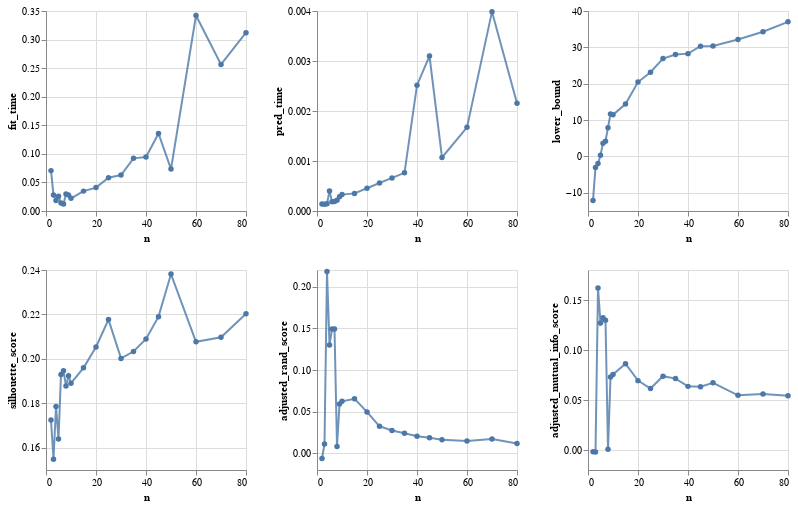

Source (notebook cell):
### Code cell
loan_metric_df = compare_n_values(loan_x_train_transformed, loan_y_train)
plot_gm(loan_metric_df)

### Figure 1 — Vega-Lite specification as saved in the notebook (floating-point values rounded to 4 significant figures)
{"config": {"view": {"continuousWidth": 400, "continuousHeight": 300}}, "repeat": ["fit_time", "pred_time", "lower_bound", "silhouette_score", "adjusted_rand_score", "adjusted_mutual_info_score"], "spec": {"data": {"name": "data-bdd0d531566b15dad2df3b4c55d224a5"}, "mark": {"type": "line", "opacity": 0.8, "point": true}, "encoding": {"x": {"field": "n", "type": "quantitative"}, "y": {"field": {"repeat": "repeat"}, "scale": {"zero": false}, "type": "quantitative"}}, "height": 200, "width": 200}, "columns": 3, "$schema": "https://vega.github.io/schema/vega-lite/v4.17.0.json", "datasets": {"data-bdd0d531566b15dad2df3b4c55d224a5": [{"n": 2, "fit_time": 0.07067, "pred_time": 0.0001421, "silhouette_score": 0.1725, "adjusted_rand_score": -0.006231, "adjusted_mutual_info_score": -0.001795, "lower_bound": -12.08}, {"n": 3, "fit_time": 0.02798, "pred_time": 0.0001361, "silhouette_score": 0.1548, "adjusted_rand_score": 0.01133, "adjusted_mutual_info_score": -0.001982, "lower_bound": -3.012}, {"n": 4, "fit_time": 0.01844, "pred_time": 0.0001459, "silhouette_score": 0.1786, "adjusted_rand_score": 0.2181, "adjusted_mutual_info_score": 0.162, "lower_bound": -1.92}, {"n": 5, "fit_time": 0.02589, "pred_time": 0.0003991, "silhouette_score": 0.164, "adjusted_rand_score": 0.1299, "adjusted_mutual_info_score": 0.1269, "lower_bound": 0.3349}, {"n": 6, "fit_time": 0.01385, "pred_time": 0.0001831, "silhouette_score": 0.193, "adjusted_rand_score": 0.1492, "adjusted_mutual_info_score": 0.1322, "lower_bound": 3.66}, {"n": 7, "fit_time": 0.01235, "pred_time": 0.0001919, "silhouette_score": 0.1946, "adjusted_rand_score": 0.1492, "adjusted_mutual_info_score": 0.1299, "lower_bound": 4.206}, {"n": 8, "fit_time": 0.0296, "pred_time": 0.0002151, "silhouette_score": 0.1878, "adjusted_rand_score": 0.008264, "adjusted_mutual_info_score": 0.0006595, "lower_bound": 7.917}, {"n": 9, "fit_time": 0.0282, "pred_time": 0.0002859, "silhouette_score": 0.1925, "adjusted_rand_score": 0.05908, "adjusted_mutual_info_score": 0.07289, "lower_bound": 11.71}, {"n": 10, "fit_time": 0.02218, "pred_time": 0.0003278, "silhouette_score": 0.1891, "adjusted_rand_score": 0.06245, "adjusted_mutual_info_score": 0.0756, "lower_bound": 11.46}, {"n": 15, "fit_time": 0.03478, "pred_time": 0.0003521, "silhouette_score": 0.196, "adjusted_rand_score": 0.06545, "adjusted_mutual_info_score": 0.08632, "lower_bound": 14.41}, {"n": 20, "fit_time": 0.04094, "pred_time": 0.0004551, "silhouette_score": 0.2054, "adjusted_rand_score": 0.04972, "adjusted_mutual_info_score": 0.06937, "lower_bound": 20.46}, {"n": 25, "fit_time": 0.05818, "pred_time": 0.0005603, "silhouette_score": 0.2177, "adjusted_rand_score": 0.03246, "adjusted_mutual_info_score": 0.06146, "lower_bound": 23.15}, {"n": 30, "fit_time": 0.06284, "pred_time": 0.0006621, "silhouette_score": 0.2002, "adjusted_rand_score": 0.02744, "adjusted_mutual_info_score": 0.0738, "lower_bound": 26.91}, {"n": 35, "fit_time": 0.09216, "pred_time": 0.0007639, "silhouette_score": 0.2033, "adjusted_rand_score": 0.02417, "adjusted_mutual_info_score": 0.07139, "lower_bound": 28.01}, {"n": 40, "fit_time": 0.09449, "pred_time": 0.002516, "silhouette_score": 0.209, "adjusted_rand_score": 0.02061, "adjusted_mutual_info_score": 0.06363, "lower_bound": 28.28}, {"n": 45, "fit_time": 0.1357, "pred_time": 0.003098, "silhouette_score": 0.219, "adjusted_rand_score": 0.01868, "adjusted_mutual_info_score": 0.06329, "lower_bound": 30.32}, {"n": 50, "fit_time": 0.07335, "pred_time": 0.00107, "silhouette_score": 0.2382, "adjusted_rand_score": 0.01621, "adjusted_mutual_info_score": 0.06726, "lower_bound": 30.36}, {"n": 60, "fit_time": 0.3421, "pred_time": 0.001673, "silhouette_score": 0.2077, "adjusted_rand_score": 0.01483, "adjusted_mutual_info_score": 0.05471, "lower_bound": 32.15}, {"n": 70, "fit_time": 0.2564, "pred_time": 0.003987, "silhouette_score": 0.2097, "adjusted_rand_score": 0.01709, "adjusted_mutual_info_score": 0.05604, "lower_bound": 34.31}, {"n": 80, "fit_time": 0.312, "pred_time": 0.002156, "silhouette_score": 0.2203, "adjusted_rand_score": 0.01176, "adjusted_mutual_info_score": 0.05422, "lower_bound": 37.02}]}}
